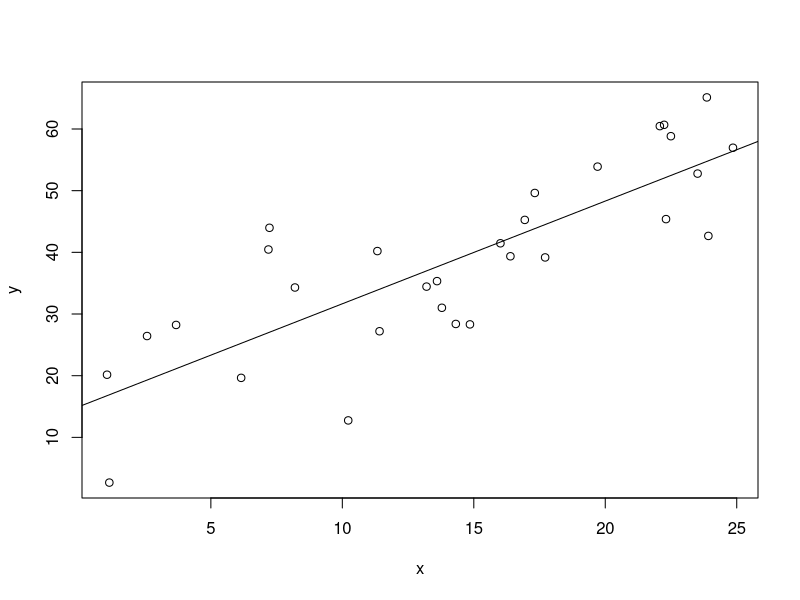
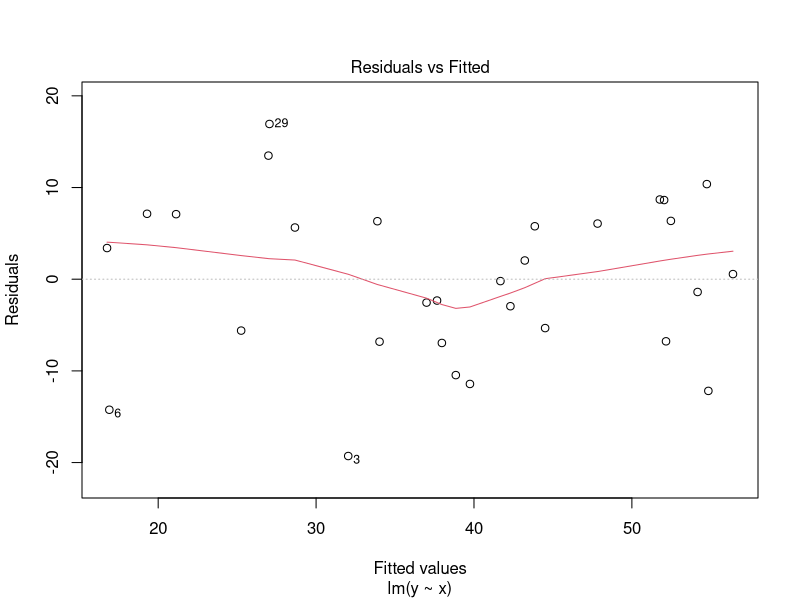
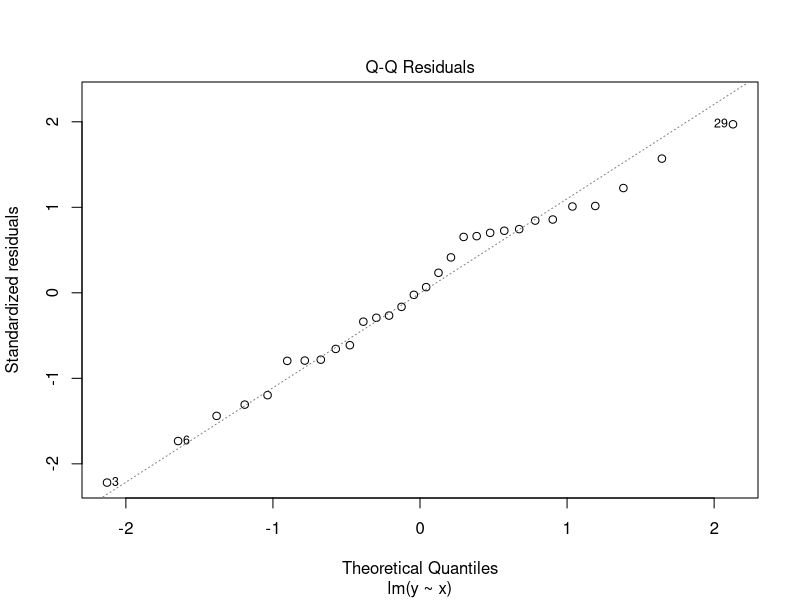
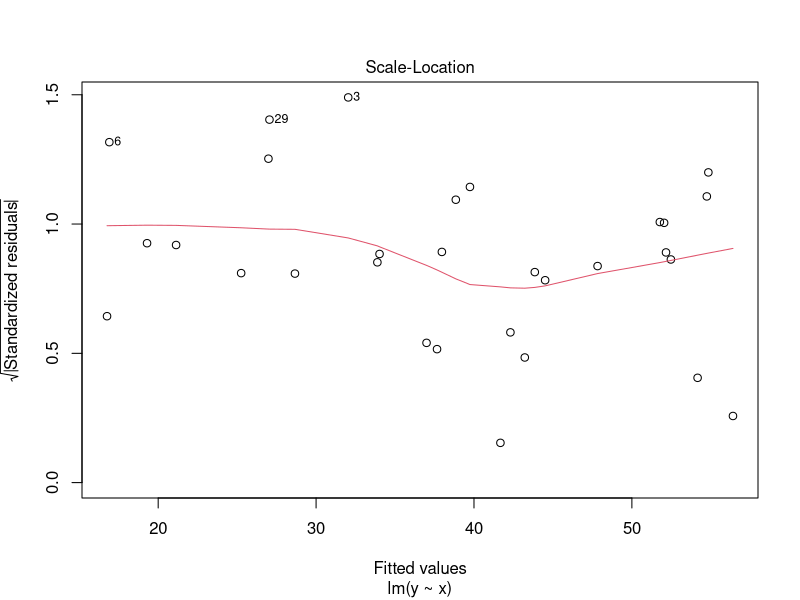
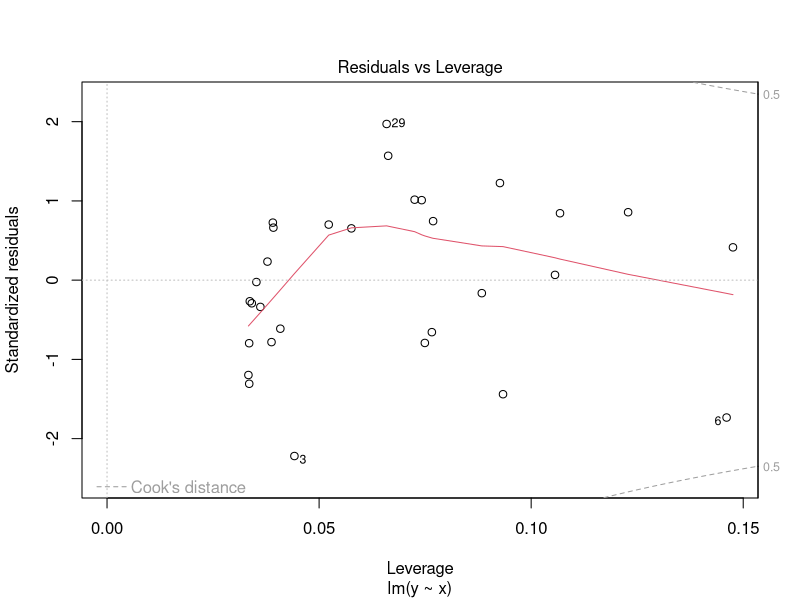

The R source for these figures, in order:
## ---- chunk 1
knitr::opts_chunk$set(echo = TRUE)
## ---- chunk 2
set.seed(123)
n=30         #sample size
beta_0=10    #true y-intercept
beta_1=2    #true slope
sigma= 9     #true sigma

x=25*runif(n)
y=beta_0 + beta_1*x + sigma*rnorm(n)
## ---- chunk 3
plot(y~x)
abline(lm(y~x))
## ---- chunk 4
result<-lm(y~x)
summary(result)
plot(result)
